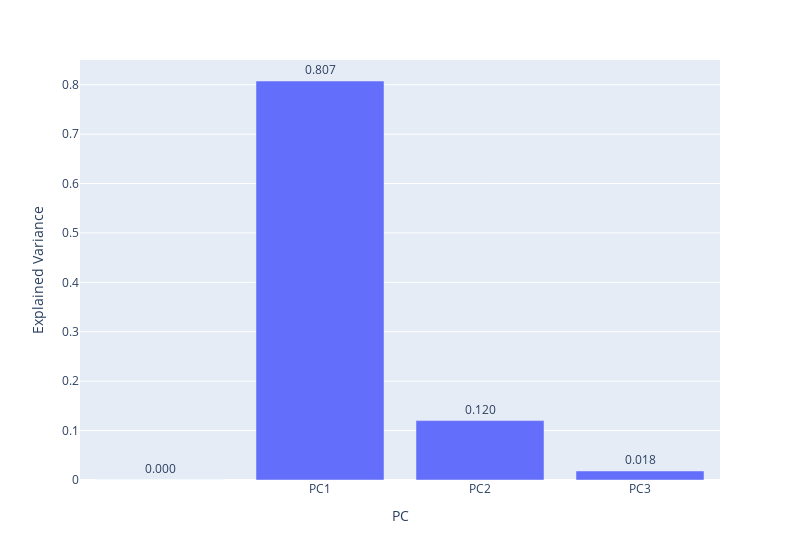

Notebook code cell kept with this figure:
### Code cell
fig.update_traces(texttemplate='%{text:.3f}', textposition='outside') # limit decimal cases and text outside the bar
fig.show() #explained variance

### Figure 1 — Plotly figure (JSON) as saved in the notebook; plotly's stock layout.template omitted (floating-point values rounded to 4 significant figures)
{"data": [{"alignmentgroup": "True", "hovertemplate": "PC=%{x}<br>Explained Variance=%{text}<extra></extra>", "legendgroup": "", "marker": {"color": "#636efa", "pattern": {"shape": ""}}, "name": "", "offsetgroup": "", "orientation": "v", "showlegend": false, "text": [0, 0.8075, 0.1202, 0.01827], "textposition": "outside", "texttemplate": "%{text:.3f}", "type": "bar", "x": ["", "PC1", "PC2", "PC3"], "xaxis": "x", "y": [0, 0.8075, 0.1202, 0.01827], "yaxis": "y"}], "layout": {"barmode": "relative", "legend": {"tracegroupgap": 0}, "margin": {"t": 60}, "width": 800, "xaxis": {"anchor": "y", "domain": [0, 1], "title": {"text": "PC"}}, "yaxis": {"anchor": "x", "domain": [0, 1], "title": {"text": "Explained Variance"}}}}
